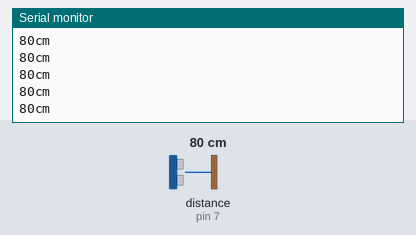
Simulated run of this sketch. Board: Arduino Uno, built with avr-gcc and run on an emulated ATmega328P. On the bench: the last lines printed to the serial monitor. Wiring (inferred from the names in the program): ultrasonic range finder: trigger pin 8; echo pin 7. Inputs (shaded band) come from the test bench; at power-on: distance to the obstacle (sensor on pin 7) 80 cm. The echo pulse lasts 58.3 µs per cm.

Above: at 1.2 s.
1.3 s: distance to the obstacle (sensor on pin 7) set to 2 cm
At 1.48 s:
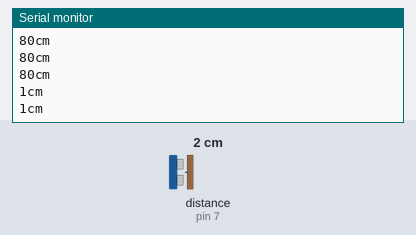
2.8 s: distance to the obstacle (sensor on pin 7) set to 120 cm
At 2.89 s:
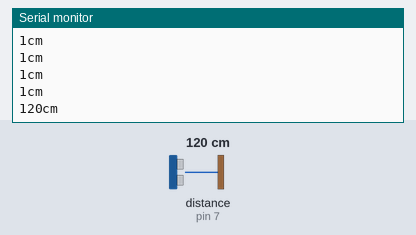
Timing chart, 0 to 5.8 s (numbered marks = the images above; inputs shaded):
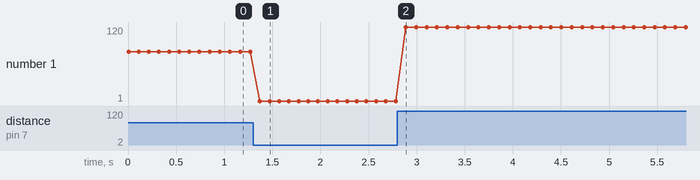

The sketch:

sonar.ino
```cpp
// Sonar - simple ultrasonic sensor program
// by Jesse Lew

// Notes: Detects up to 164cm.

// set pins
const int trigPin = 8;
const int echoPin = 7;

// sonar function
int getDistance()
{
  long duration;        // duration of the ping
  long centimeters;     // distance in cm

  // the sensor is triggered by a HIGH pulse of 10 or more microseconds
  // so give a short LOW pulse beforehand to ensure a clean HIGH pulse
  pinMode(trigPin, OUTPUT);
  digitalWrite(trigPin, LOW);
  delayMicroseconds(2);
  digitalWrite(trigPin, HIGH);
  delayMicroseconds(10);
  digitalWrite(trigPin, LOW);

  // record duration (in microseconds) of the HIGH pulse from
  // the moment the ping is sent to the moment its echo is received
  pinMode(echoPin, INPUT);
  duration = pulseIn(echoPin, HIGH);

  // speed of sound is 29 microseconds per centimeter
  // the ping travels out and back so divide distance by 2
  centimeters = duration / 29 / 2;

  // display distance
  Serial.print(centimeters);
  Serial.print("cm");
  Serial.println();

  return centimeters;
}

void setup()
{
  // initialize serial communication:
  Serial.begin(9600);
}

void loop()
{
  // measure distance in cm
  int distance = getDistance();

  // do stuff with distance variable

  delay(100);
}
```

Measured:
- after the input at 1.3 s, the serial monitor: prints a new line after 0.07 s (image 1)
- after the input at 2.8 s, the serial monitor: prints a new line after 0.09 s (image 2)
- plotted number 1: 80 → 1 after the input at 1.3 s, 1 → 120 after the input at 2.8 s
